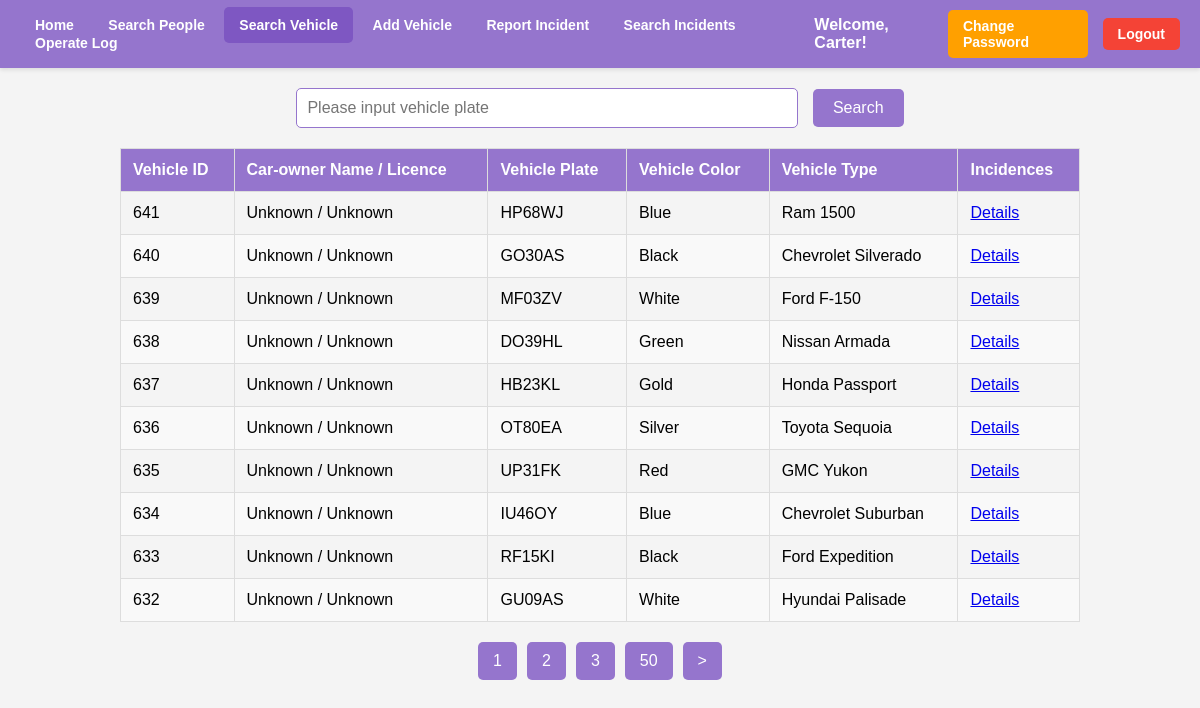
The page /html/homework/admin/searchVehicle.php (signed in) on the database its author committed.
### tables this page shows
CREATE TABLE `Vehicle` (
  `Vehicle_ID` int(11) NOT NULL,
  `Vehicle_type` varchar(50) NOT NULL,
  `Vehicle_colour` varchar(20) NOT NULL,
  `Vehicle_plate` varchar(6) NOT NULL
);

### html/homework/admin/db.inc.php (called while the page is built)
<?php
require './db.php';
$configuration = [
    'servername' => 'mariadb',
    'username' => 'root',
    'password' => 'rootpwd',
    'dbname' => 'cw2-database'
];
return new DB(
    $configuration['servername'],
    $configuration['username'],
    $configuration['password'],
    $configuration['dbname'],
    3306
);

### html/homework/admin/db.php (called while the page is built, shortened)
<?php
class DB
{
    var $link = null;
    function __construct($db_host, $db_user, $db_pass, $db_name, $db_port)
    {
        $this->link = mysqli_connect($db_host, $db_user, $db_pass, $db_name, $db_port);
        mysqli_query($this->link, "set sql_mode = ''");
        mysqli_query($this->link, "set character set 'utf8'");
        mysqli_query($this->link, "set names 'utf8'");
        return true;
    }
    function get_row($q)
    {
        $result = mysqli_query($this->link, $q);
        return mysqli_fetch_assoc($result);
    }
    function get_rows($q)
    {
        $result = mysqli_query($this->link, $q);
        $rows = [];
        while ($row = mysqli_fetch_assoc($result)) {
            $rows[] = $row;
        }
        return $rows;
    }
}

### html/homework/admin/common.php (called while the page is built, shortened)
<?php
$db = require './db.inc.php';
return $db;

### html/homework/admin/searchVehicle.php (the view, shortened to what this page needs)
<?php
$db = require './common.php';
require 'nav.php';
$searchTerm = $_GET['search'] ?? '';
$page = $_GET['page'] ?? 1;
$limit = 10;
$offset = ($page - 1) * $limit;
$totalSql = "SELECT COUNT(*) as total FROM Vehicle";
$totalRecords = $db->get_row($totalSql)['total'];
$totalPages = ceil($totalRecords / $limit);
$sql = "SELECT Vehicle.Vehicle_plate, Vehicle.Vehicle_ID, Vehicle.Vehicle_type, Vehicle.Vehicle_colour, People.People_name, People.People_licence
        FROM Vehicle
        LEFT JOIN Ownership ON Vehicle.Vehicle_ID = Ownership.Vehicle_ID
        LEFT JOIN People ON Ownership.People_ID = People.People_ID";
$sql .= " ORDER BY Vehicle.Vehicle_ID DESC LIMIT $limit OFFSET $offset";
$results = $db->get_rows($sql);
?>
<div class="search-container">
    <form action="searchVehicle.php" method="get">
        <input type="text" name="search" placeholder="Please input vehicle plate" value="<?= htmlspecialchars($searchTerm) ?>">
        <input type="submit" value="Search">
    </form>
</div>
<?php if ($results): ?>
    <table class="results-table">
        <thead>
        <tr>
            <th>Vehicle ID</th>
            <th>Car-owner Name / Licence</th>
            <th>Vehicle Plate</th>
            <th>Vehicle Color</th>
            <th>Vehicle Type</th>
            <th>Incidences</th>
        </tr>
        </thead>
        <tbody>
        <?php foreach ($results as $row): ?>
            <tr>
                <td><?= htmlspecialchars($row['Vehicle_ID']) ?></td>
                <td><?= htmlspecialchars($row['People_name'] ?? 'Unknown') ?> / <?= htmlspecialchars($row['People_licence'] ?? 'Unknown') ?></td>
                <td><?= htmlspecialchars($row['Vehicle_plate']) ?></td>
                <td><?= htmlspecialchars($row['Vehicle_colour']) ?></td>
                <td><?= htmlspecialchars($row['Vehicle_type']) ?></td>
                <td><a href="./searchIncidents.php?search=<?= htmlspecialchars($row['Vehicle_ID']) ?>">Details</a></td>
            </tr>
        <?php endforeach; ?>
        </tbody>
    </table>
    <div class="pagination">
        <?php
        $start = max(1, $page - 2);
        $end = min($totalPages, $page + 2);
        for ($i = $start; $i <= $end; $i++): ?>
            <a href="?page=<?= $i ?>&search=<?= htmlspecialchars($searchTerm) ?>" class="<?= $i == $page ? 'active' : '' ?>"><?= $i ?></a>
        <?php endfor; ?>
        <?php if ($end < $totalPages - 2): ?>
            <a href="?page=<?= $totalPages ?>&search=<?= htmlspecialchars($searchTerm) ?>"><?= $totalPages ?></a>
        <?php endif; ?>
        <?php if ($page < $totalPages): ?>
            <a href="?page=<?= $page + 1 ?>&search=<?= htmlspecialchars($searchTerm) ?>">&gt;</a>
        <?php endif; ?>
    </div>
<?php elseif ($searchTerm): ?>
    <p style="text-align: center; font-size: 16px; color: #666;">No results found for "<?= htmlspecialchars($searchTerm) ?>"</p>
<?php endif; ?>

### html/homework/admin/nav.php (style rules this page uses)
body { margin: 0; font-family: 'Poppins', Arial, sans-serif; }

### html/homework/admin/searchVehicle.php (style rules this page uses)
body { font-family: 'Poppins', Arial, sans-serif; margin: 0; padding: 0; background-color: #f4f4f4; }
.search-container { margin: 20px auto; width: 80%; max-width: 800px; text-align: center; }
.search-container input[type="text"] { width: 60%; padding: 10px; margin-right: 10px; border: 1px solid #9575cd; border-radius: 5px; font-size: 16px; outline: none; transition: border-color 0.3s; }
.search-container input[type="submit"] { padding: 10px 20px; background-color: #9575cd; border: none; border-radius: 5px; color: #fff; font-size: 16px; cursor: pointer; transition: background-color 0.3s; }
.results-table { width: 80%; margin: 20px auto; border-collapse: collapse; text-align: left; font-size: 16px; }
.results-table th, .results-table td { padding: 12px; border: 1px solid #ddd; }
.results-table th { background-color: #9575cd; color: #fff; }
.results-table tr:nth-child(even) { background-color: #f9f9f9; }
.pagination { display: flex; justify-content: center; margin: 20px auto; }
.pagination a { margin: 0 5px; padding: 10px 15px; background-color: #9575cd; color: #fff; text-decoration: none; border-radius: 5px; transition: background-color 0.3s; }
.pagination a.active { background-color: #9575cd; pointer-events: none; }

### rows shown on the page
vehicle: Vehicle_ID "641", People_name "Unknown", People_licence "Unknown", Vehicle_plate "HP68WJ", Vehicle_colour "Blue", Vehicle_type "Ram 1500"
vehicle: Vehicle_ID "640", People_name "Unknown", People_licence "Unknown", Vehicle_plate "GO30AS", Vehicle_colour "Black", Vehicle_type "Chevrolet Silverado"
vehicle: Vehicle_ID "639", People_name "Unknown", People_licence "Unknown", Vehicle_plate "MF03ZV", Vehicle_colour "White", Vehicle_type "Ford F-150"
vehicle: Vehicle_ID "638", People_name "Unknown", People_licence "Unknown", Vehicle_plate "DO39HL", Vehicle_colour "Green", Vehicle_type "Nissan Armada"
vehicle: Vehicle_ID "637", People_name "Unknown", People_licence "Unknown", Vehicle_plate "HB23KL", Vehicle_colour "Gold", Vehicle_type "Honda Passport"
vehicle: Vehicle_ID "636", People_name "Unknown", People_licence "Unknown", Vehicle_plate "OT80EA", Vehicle_colour "Silver", Vehicle_type "Toyota Sequoia"
vehicle: Vehicle_ID "635", People_name "Unknown", People_licence "Unknown", Vehicle_plate "UP31FK", Vehicle_colour "Red", Vehicle_type "GMC Yukon"
vehicle: Vehicle_ID "634", People_name "Unknown", People_licence "Unknown", Vehicle_plate "IU46OY", Vehicle_colour "Blue", Vehicle_type "Chevrolet Suburban"
vehicle: Vehicle_ID "633", People_name "Unknown", People_licence "Unknown", Vehicle_plate "RF15KI", Vehicle_colour "Black", Vehicle_type "Ford Expedition"
vehicle: Vehicle_ID "632", People_name "Unknown", People_licence "Unknown", Vehicle_plate "GU09AS", Vehicle_colour "White", Vehicle_type "Hyundai Palisade"

### other values the page prints
$username "Carter"
$totalPages "50"
